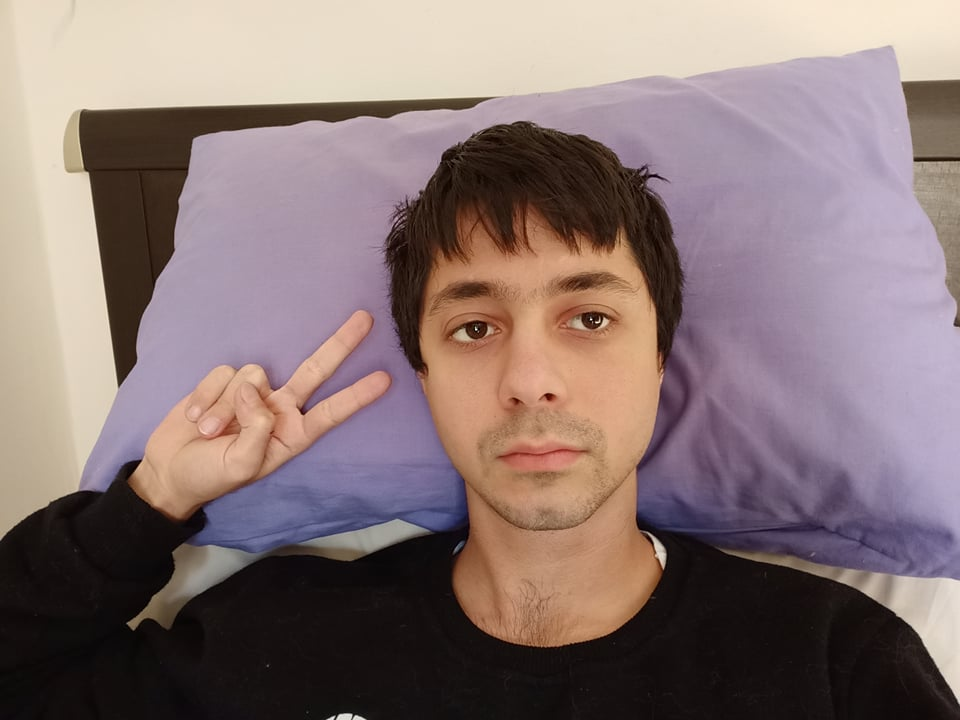
#> input picture DataSet-Trial/face3.jpg, 960 x 720 px
$ python main.py   (older library calls are emulated)
#> lines starting #> are read from the running program, lines starting #| are printed output that depends on the picture; after the words box and inside, x2 and y2 are one past the last pixel; in counts of white or black regions, pixels touching at a corner belong together
### FR.py
import cv2
import numpy as np
import skimage.io as io
#----------------------------------------------------------------------------
# function used to read a frame from file
# input: none
# output: image
def readFrame():
    img = cv2.imread('DataSet-Trial/face3.jpg')
#> img is the input picture: shape (720, 960, 3); mean B, G, R 116.2, 117.6, 136.4
    cv2.imshow('img', img)
    return img
#----------------------------------------------------------------------------
# function used to smooth from image
# input: image
# output: image
def smoothImg(img):
    blur = cv2.bilateralFilter(img,9,75,75)
    cv2.imshow('blur', blur)
    return blur
#----------------------------------------------------------------------------
# function used to sharp edges from image
# input: image
# output: image
# [5 lines left out: function sharpenEdges, not called in this run]
#----------------------------------------------------------------------------
# function used to resize image
# input: image, dim = (x,y)
# output: image
def resizeImage(img, dim=(650,650)):
#> called with dim = (650, 650)
    resized = cv2.resize(img, dim, interpolation = cv2.INTER_AREA)
    return resized
#----------------------------------------------------------------------------
# function used to change image to binary
# input: image
# output: binary image
def binaryImage(img):
    binary_image = np.copy(img)
    binary_image = cv2.cvtColor(binary_image, cv2.COLOR_BGR2GRAY)
    binary_image[binary_image>0] = 255
    return binary_image

### SkinSegmentation.py
import cv2
import numpy as np
import skimage.io as io

#----------------------------------------------------------------------------
# function used to exract skin from image
# input: image
# output: skin mask
def segmentSkin(img):
    B=img[:,:,0]
    G=img[:,:,1]
    R=img[:,:,2]

    hsv=cv2.cvtColor(img,cv2.COLOR_BGR2HSV)
#> hsv: shape (650, 650, 3); mean H, S, V 61.8, 67, 139.5
    h=hsv[:,:,0]
    s=hsv[:,:,1]
    v=hsv[:,:,2]

    Y=0.299*R+0.587*G+0.114*B
    Cb=(B-Y)*0.564+128
    Cr=(R-Y)*0.713+128

    skin_one = np.zeros((len(img),len(img[0])))
#> skin_one: shape (650, 650) float64; every value is 0
    skin_one_h = np.logical_and(h>=0.0,h<=50.0)
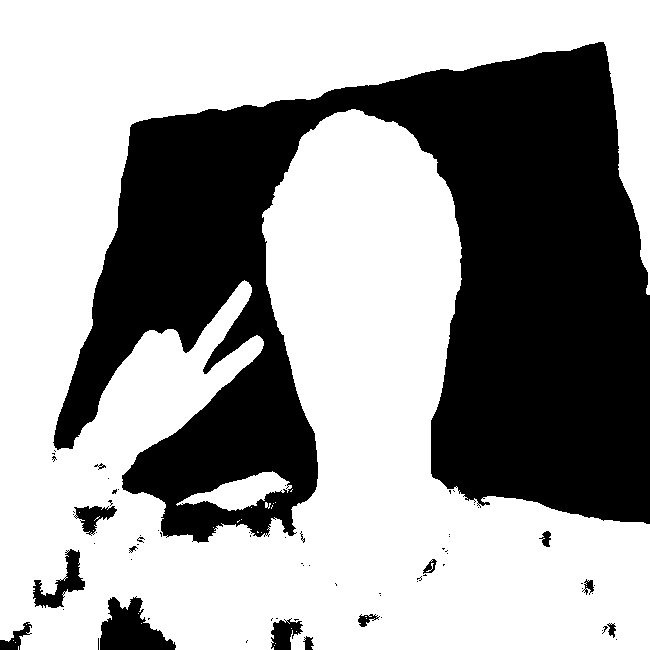
#> skin_one_h: shape (650, 650) bool; 62.1% white; 70 black regions (54 under 20 px), largest, box (x1, y1, x2, y2) and area: (53, 42, 650, 543) 154005, (100, 596, 176, 650) 2424, (33, 549, 85, 608) 1152
    skin_one_s = np.logical_and(s>=0.23,s<=0.68)
#> skin_one_s: shape (650, 650) bool; every value is 0
    skin_one_rgb =  np.logical_and(np.logical_and(np.logical_and(np.logical_and(np.logical_and(R>95,G>40),B>20),R>G),R>B),np.absolute(np.array(R)-np.array(G)) > 15)
#> skin_one_rgb: shape (650, 650) bool; 24.9% white; 145 white regions (125 under 20 px), largest, box (x1, y1, x2, y2) and area: (280, 187, 462, 585) 50649, (88, 58, 531, 468) 39227, (0, 315, 57, 487) 5381
    skin_one = np.logical_and(np.logical_and(skin_one_h,skin_one_rgb),skin_one_s)

    skin_two = np.zeros((len(img),len(img[0])))
    skin_two_rgb = np.logical_and(np.logical_and(np.logical_and(np.logical_and(np.logical_and(R>95,G>40),B>20),R>G),R>B),np.absolute(np.array(R)-np.array(G))>15)
    skin_two_YCbCr = np.logical_and(np.logical_and(np.logical_and(np.logical_and(np.logical_and(np.logical_and(np.logical_and(Cr>135,Cb>85),Y>80),Cr<=((1.5862*Cb)+20)),Cr>=((0.3448*Cb)+76.2069)),
                                    Cr>=((-4.5652*Cb)+234.5652)),Cr<=((-1.15*Cb)+301.75)),Cr<=((-2.2857*Cb)+432.85))
#> skin_two_YCbCr: shape (650, 650) bool; 35% white; 109 white regions (101 under 20 px), largest, box (x1, y1, x2, y2) and area: (0, 0, 650, 488) 81369, (282, 192, 451, 584) 48910, (88, 280, 264, 468) 13533
    skin_two = np.logical_and(skin_two_YCbCr,skin_two_rgb)
#> skin_two: shape (650, 650) bool; 18.1% white; 192 white regions (174 under 20 px), largest, box (x1, y1, x2, y2) and area: (282, 192, 451, 584) 48835, (88, 280, 264, 468) 13532, (0, 315, 56, 487) 5362
    skin = np.logical_or(skin_one,skin_two)
    skin_image = np.copy(img)
    skin_image[skin] = 255
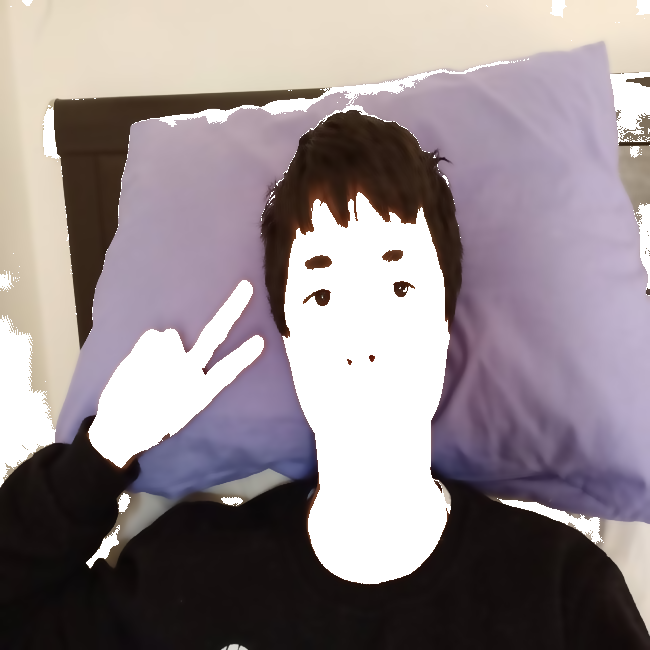
#> skin_image: shape (650, 650, 3); mean B, G, R 142, 138.4, 149.2
    skin_image[np.logical_not(skin)] = 0
    holes_filled_skin_image = fill_holes(skin_image)
    holes_filled_skin_image = holes_filled_skin_image.astype(np.uint8)
    holes_filled_skin_image = cv2.cvtColor(holes_filled_skin_image,cv2.COLOR_RGB2GRAY)
#> holes_filled_skin_image: shape (650, 650); 17.6% white; 21 white regions (2 under 20 px), largest, box (x1, y1, x2, y2) and area: (284, 192, 450, 584) 48724, (89, 280, 264, 468) 13515, (0, 319, 55, 485) 5148
    cv2.imshow('skin_image', holes_filled_skin_image)
    return holes_filled_skin_image
#----------------------------------------------------------------------------
# function used to support segmentSkin function by filling holes in the skin mask from image
# input: skin mask
# output: skin mask
def fill_holes(img):
    kernel = cv2.getStructuringElement(cv2.MORPH_ELLIPSE,(5,5))
    res = cv2.morphologyEx(img,cv2.MORPH_OPEN,kernel)
    return res
#----------------------------------------------------------------------------
# function used to exract skin from image
# input: image, skin mask
# output: skin only image
def extractSkin(img, skinMask):
    BLUR = 21
    CANNY_THRESH_1 = 10
    CANNY_THRESH_2 = 200
    MASK_DILATE_ITER = 10
    MASK_ERODE_ITER = 10
    MASK_COLOR = (0,0,0)
    edges = cv2.Canny(skinMask, CANNY_THRESH_1, CANNY_THRESH_2)
#> edges: shape (650, 650); 0.95% white in thin lines or dots, all inside (x1, y1, x2, y2) = (0, 0, 650, 584)
    edges = cv2.dilate(edges, None)
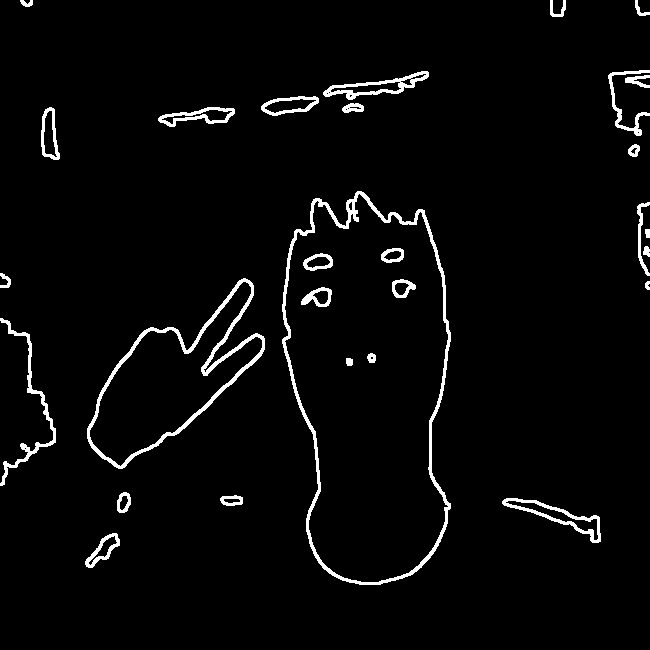
#> edges: shape (650, 650); 3.3% white; 29 white regions, largest, box (x1, y1, x2, y2) and area: (282, 191, 451, 585) 3786, (87, 278, 265, 469) 2724, (0, 318, 56, 486) 933
    edges = cv2.erode(edges, None)
    contour_info = []
    contours,_ = cv2.findContours(edges, cv2.RETR_LIST, cv2.CHAIN_APPROX_NONE)
#> contours = 49 contours, 14 with area under 20; largest, box (x1, y1, x2, y2) and area: (283, 192, 450, 584) 49801, (283, 192, 450, 584) 49657, (88, 279, 264, 468) 13628, (88, 280, 264, 468) 13404, (324, 72, 428, 99) 842
    for c in contours:
        contour_info.append((
            c,
            cv2.isContourConvex(c),
            cv2.contourArea(c),
        ))
#> this loop made 49 passes
#> after the loop, contour_info = 49 items
    contour_info = sorted(contour_info, key=lambda c: c[2], reverse=True)
    max_contour = contour_info[0]
#> max_contour = 3 items, first 3: contour of 1008 points, box (x1, y1, x2, y2) (283, 192, 450, 584), area 49801, False, 49801

    mask = np.zeros(edges.shape)
    cv2.fillConvexPoly(mask, max_contour[0], (255))
#> mask: shape (650, 650) float64; 11.8% white; 1 white region, box (x1, y1, x2, y2) and area: (283, 192, 450, 584) 49675

    mask = cv2.dilate(mask, None, iterations=MASK_DILATE_ITER)
#> mask: shape (650, 650) float64; 15% white; 1 white region, box (x1, y1, x2, y2) and area: (273, 182, 460, 594) 63314
    mask = cv2.erode(mask, None, iterations=MASK_ERODE_ITER)
#> mask: shape (650, 650) float64; 12.1% white; 1 white region, box (x1, y1, x2, y2) and area: (283, 192, 450, 584) 50934
    mask = cv2.GaussianBlur(mask, (BLUR, BLUR), 0)

    mask_stack = np.dstack([mask]*3)

    mask_stack  = mask_stack.astype('float32') / 255.0
    img = img.astype('float32') / 255.0
#> img: shape (650, 650, 3) float32

    masked = (mask_stack * img) + ((1-mask_stack) * MASK_COLOR)
    masked = (masked * 255).astype('uint8')
#> in binaryImage, `binary_image[binary_image>0] = 255`:
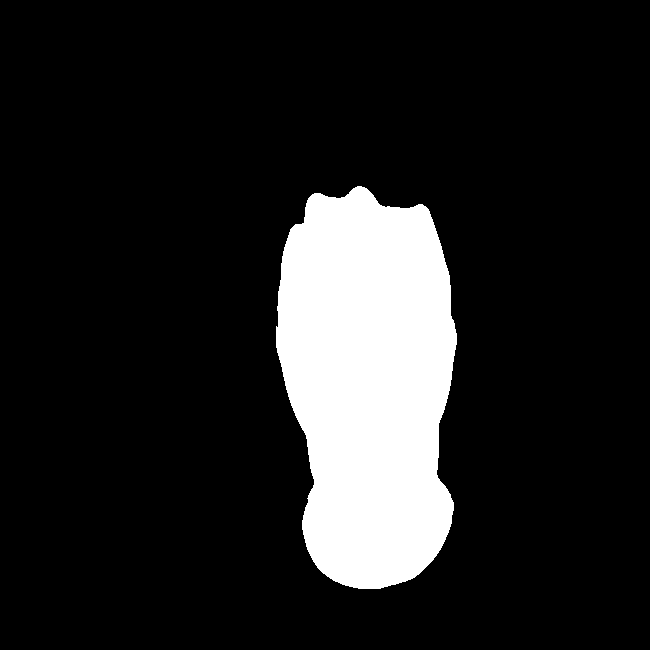
#> binary_image: shape (650, 650); 13.6% white; 1 white region, box (x1, y1, x2, y2) and area: (276, 186, 457, 589) 57402
    return masked

### FaceDetection.py
import cv2
import numpy as np
import skimage.io as io

#----------------------------------------------------------------------------
# function used to get box of the face from image
# input: image
# output: image
def get_box(img,RGB_img):
    bounding_boxes = []
    masks = np.zeros(img.shape).astype("uint8")
    output = cv2.connectedComponentsWithStats(img, 8 , cv2.CV_32S)
    index = 0
    num_labels = output[0]
#> num_labels = 2
    labels = output[1]
    stats = output[2]
#> stats = [[0, 0, 650, 650, 365098], [276, 186, 181, 403, 57402]]

    if num_labels>0:
        box_ratio_upper_bound = 1.1
        box_ratio_lower_bound = 0.4
        area=0
        index=0
        for i in range(0, labels.max()+1):
            x = stats[i, cv2.CC_STAT_LEFT]
            y = stats[i, cv2.CC_STAT_TOP]
            w = stats[i, cv2.CC_STAT_WIDTH]
            h = stats[i, cv2.CC_STAT_HEIGHT]
            area=stats[i,cv2.CC_STAT_AREA]
            if x+w < y+h:
                minor_axis = x+w
                major_axis = y+h
            else:
                minor_axis = y+h
                major_axis = x+w
            if((w/h < box_ratio_upper_bound)and (w/h > box_ratio_lower_bound) and (minor_axis/major_axis > 0.25) and (minor_axis/major_axis<0.97) and area > 1500):
                if w/h <= 0.7:
                    h = int(h- 0.3*h)
                cv2.rectangle(img, (x, y), (x + w, y + h), (255, 255, 255), 2)
                mask = np.zeros(img.shape).astype("uint8")
                mask[y:y+h,x:x+w] = 255
                bounding_boxes.append([y,y+h,x,x+w])
                if  not((mask == 255).all()):
                    masks+= mask
                index+=1
#> this loop made 2 passes
#> (x, y, w, h, area, minor_axis, major_axis) on passes 1 to 2: (0, 0, 650, 650, 365098, 650, 650), (276, 186, 181, 282, 57402, 457, 589)
#> img: shape (650, 650); 14.1% white; 1 white region, box (x1, y1, x2, y2) and area: (275, 185, 459, 589) 59713
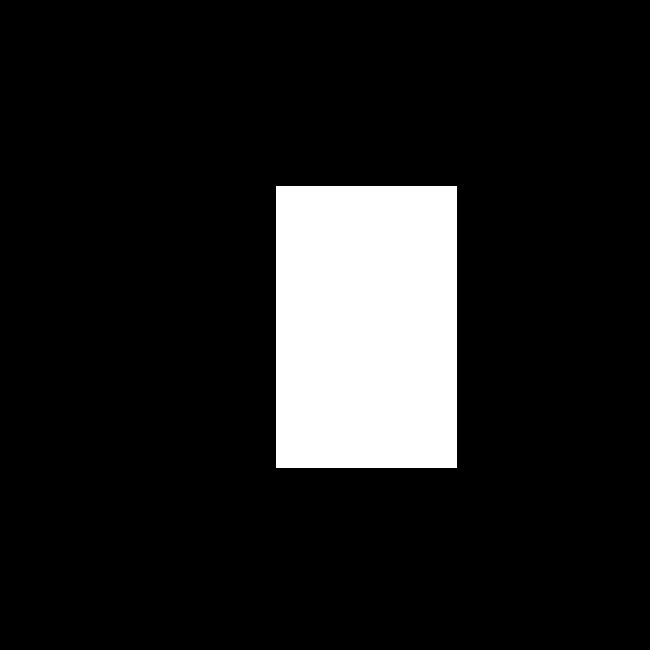
#> mask: shape (650, 650); 12.1% white; 1 white region, box (x1, y1, x2, y2) and area: (276, 186, 457, 468) 51042
#> after the loop, bounding_boxes = [[186, 468, 276, 457]]; index = 1
        masks//=255
        masks[masks==1] = 255
        masks[masks>0] = 255
        img[masks==0] = 0
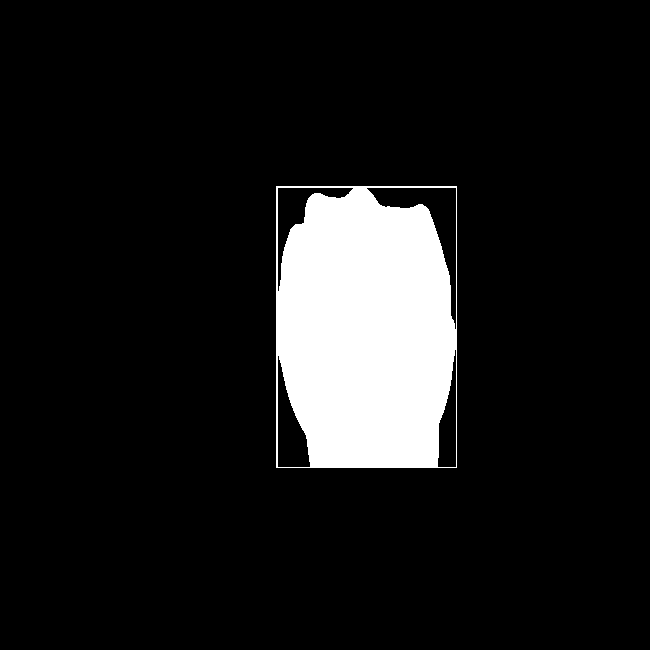
#> img: shape (650, 650); 10.2% white; 1 white region
        cv2.imshow('skin_img', img)
        cv2.waitKey(0)
        return bounding_boxes, img

def draw_RGB_with_Rect(RGB_image,Boundary_boxes, cp):
    ret, thresh = cv2.threshold(cp, 127, 255, 0)
    contours, hierarchy = cv2.findContours(thresh, cv2.RETR_TREE, cv2.CHAIN_APPROX_SIMPLE)
    x, y, width, height = cv2.boundingRect(contours[0])
    roi = RGB_image[y:y+height, x:x+width]
    y0=y
    y1=y+height
    x0 = x
    x1= x+width
    return roi,y0,y1,x0,x1

### main.py
import cv2
import numpy as np
import skimage.io as io
from FR import *
from SkinSegmentation import *
from FaceDetection import *

# frames reading
# function that calls (FR.py) functions that is used to inquire a filter cleared image of frame (preprossesing)
img = readFrame()
# resize image
resized = resizeImage(img)
cv2.waitKey(0)
# smooth image to remove noise
smoothed_img = smoothImg(resized)
cv2.waitKey(0)
# get skin mask
skin_mask = segmentSkin(smoothed_img)
cv2.waitKey(0)
# remove background
skin_img = extractSkin(smoothed_img,skin_mask)
cv2.imshow('skin_img1', skin_img)
cv2.waitKey(0)
# get binary cleaned mask
binary_cleaned_skin = binaryImage(skin_img)
cv2.imshow('Binary_Image', binary_cleaned_skin)
cv2.waitKey(0)
# draw box
boundig_boxes, croped_img = get_box(binary_cleaned_skin,resized)
#> boundig_boxes = [[186, 468, 276, 457]]
face_image = draw_RGB_with_Rect(resized,boundig_boxes, croped_img)
#> in draw_RGB_with_Rect, `contours, hierarchy = cv2.findContours(thresh, cv2.RETR_TREE, cv2.CHAI..`: contours = 5 contours; box (x1, y1, x2, y2) and area: (276, 186, 457, 468) 50580, (366, 187, 457, 330) 3105, (277, 355, 311, 468) 2002, (277, 187, 354, 292) 1888, (437, 349, 457, 468) 1376
#> in draw_RGB_with_Rect, `x, y, width, height = cv2.boundingRect(contours[0])`: x = 276; y = 186; width = 181; height = 282
#> in draw_RGB_with_Rect, `roi = RGB_image[y:y+height, x:x+width]`:
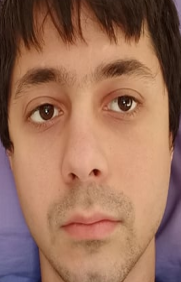
#> roi: shape (282, 181, 3); mean B, G, R 90.1, 111, 154.4
#> in draw_RGB_with_Rect, `y0=y`: y0 = 186
#> in draw_RGB_with_Rect, `y1=y+height`: y1 = 468
#> in draw_RGB_with_Rect, `x0 = x`: x0 = 276
#> in draw_RGB_with_Rect, `x1= x+width`: x1 = 457
#> face_image = 5 items
cv2.waitKey(0)
cv2.imshow('skin_img', face_image)
cv2.waitKey(0)
